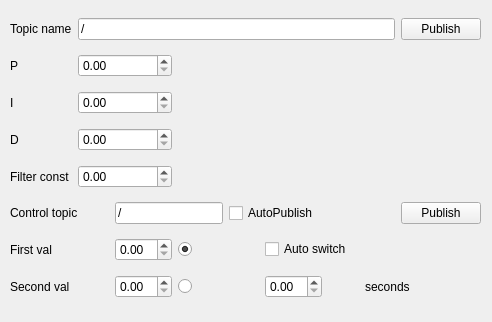
<?xml version="1.0" encoding="UTF-8"?>
<ui version="4.0">
 <class>MainWindow</class>
 <widget class="QMainWindow" name="MainWindow">
  <property name="geometry">
   <rect>
    <x>0</x>
    <y>0</y>
    <width>492</width>
    <height>322</height>
   </rect>
  </property>
  <property name="windowTitle">
   <string>PID_tuner</string>
  </property>
  <widget class="QWidget" name="centralwidget">
   <widget class="QWidget" name="layoutWidget">
    <property name="geometry">
     <rect>
      <x>10</x>
      <y>10</y>
      <width>471</width>
      <height>301</height>
     </rect>
    </property>
    <layout class="QGridLayout" name="gridLayout">
     <item row="0" column="1" colspan="7">
      <widget class="QLineEdit" name="pidTopic">
       <property name="text">
        <string>/</string>
       </property>
      </widget>
     </item>
     <item row="5" column="0" colspan="2">
      <widget class="QLabel" name="label_6">
       <property name="text">
        <string>Control topic</string>
       </property>
      </widget>
     </item>
     <item row="4" column="0">
      <widget class="QLabel" name="label_5">
       <property name="text">
        <string>Filter const</string>
       </property>
      </widget>
     </item>
     <item row="3" column="0">
      <widget class="QLabel" name="label_4">
       <property name="text">
        <string>D</string>
       </property>
      </widget>
     </item>
     <item row="5" column="8">
      <widget class="QPushButton" name="publishControl">
       <property name="text">
        <string>Publish</string>
       </property>
      </widget>
     </item>
     <item row="7" column="5">
      <widget class="QDoubleSpinBox" name="switchTime"/>
     </item>
     <item row="3" column="1" colspan="2">
      <widget class="QDoubleSpinBox" name="derivative"/>
     </item>
     <item row="6" column="0">
      <widget class="QLabel" name="label_8">
       <property name="text">
        <string>First val</string>
       </property>
      </widget>
     </item>
     <item row="2" column="1" colspan="2">
      <widget class="QDoubleSpinBox" name="integral"/>
     </item>
     <item row="1" column="1" colspan="2">
      <widget class="QDoubleSpinBox" name="proportional"/>
     </item>
     <item row="5" column="2" colspan="2">
      <widget class="QLineEdit" name="controlTopic">
       <property name="text">
        <string>/</string>
       </property>
      </widget>
     </item>
     <item row="2" column="0">
      <widget class="QLabel" name="label_3">
       <property name="text">
        <string>I</string>
       </property>
      </widget>
     </item>
     <item row="6" column="5" colspan="4">
      <widget class="QCheckBox" name="autoSwitch">
       <property name="text">
        <string>Auto switch</string>
       </property>
      </widget>
     </item>
     <item row="1" column="0">
      <widget class="QLabel" name="label_2">
       <property name="text">
        <string>P</string>
       </property>
      </widget>
     </item>
     <item row="6" column="3" colspan="2">
      <widget class="QRadioButton" name="radioButton">
       <property name="enabled">
        <bool>true</bool>
       </property>
       <property name="text">
        <string/>
       </property>
       <property name="checked">
        <bool>true</bool>
       </property>
      </widget>
     </item>
     <item row="7" column="2">
      <widget class="QDoubleSpinBox" name="secondValue"/>
     </item>
     <item row="0" column="0">
      <widget class="QLabel" name="label">
       <property name="text">
        <string>Topic name</string>
       </property>
      </widget>
     </item>
     <item row="5" column="4" colspan="4">
      <widget class="QCheckBox" name="autoPublish">
       <property name="text">
        <string>AutoPublish</string>
       </property>
      </widget>
     </item>
     <item row="6" column="2">
      <widget class="QDoubleSpinBox" name="firstValue"/>
     </item>
     <item row="0" column="8">
      <widget class="QPushButton" name="publishPID">
       <property name="text">
        <string>Publish</string>
       </property>
      </widget>
     </item>
     <item row="4" column="1" colspan="2">
      <widget class="QDoubleSpinBox" name="filterConst"/>
     </item>
     <item row="7" column="0">
      <widget class="QLabel" name="label_7">
       <property name="text">
        <string>Second val</string>
       </property>
      </widget>
     </item>
     <item row="7" column="3" colspan="2">
      <widget class="QRadioButton" name="radioButton_2">
       <property name="text">
        <string/>
       </property>
      </widget>
     </item>
     <item row="7" column="7" colspan="2">
      <widget class="QLabel" name="label_9">
       <property name="text">
        <string>seconds</string>
       </property>
      </widget>
     </item>
    </layout>
   </widget>
  </widget>
 </widget>
 <resources/>
 <connections/>
</ui>
